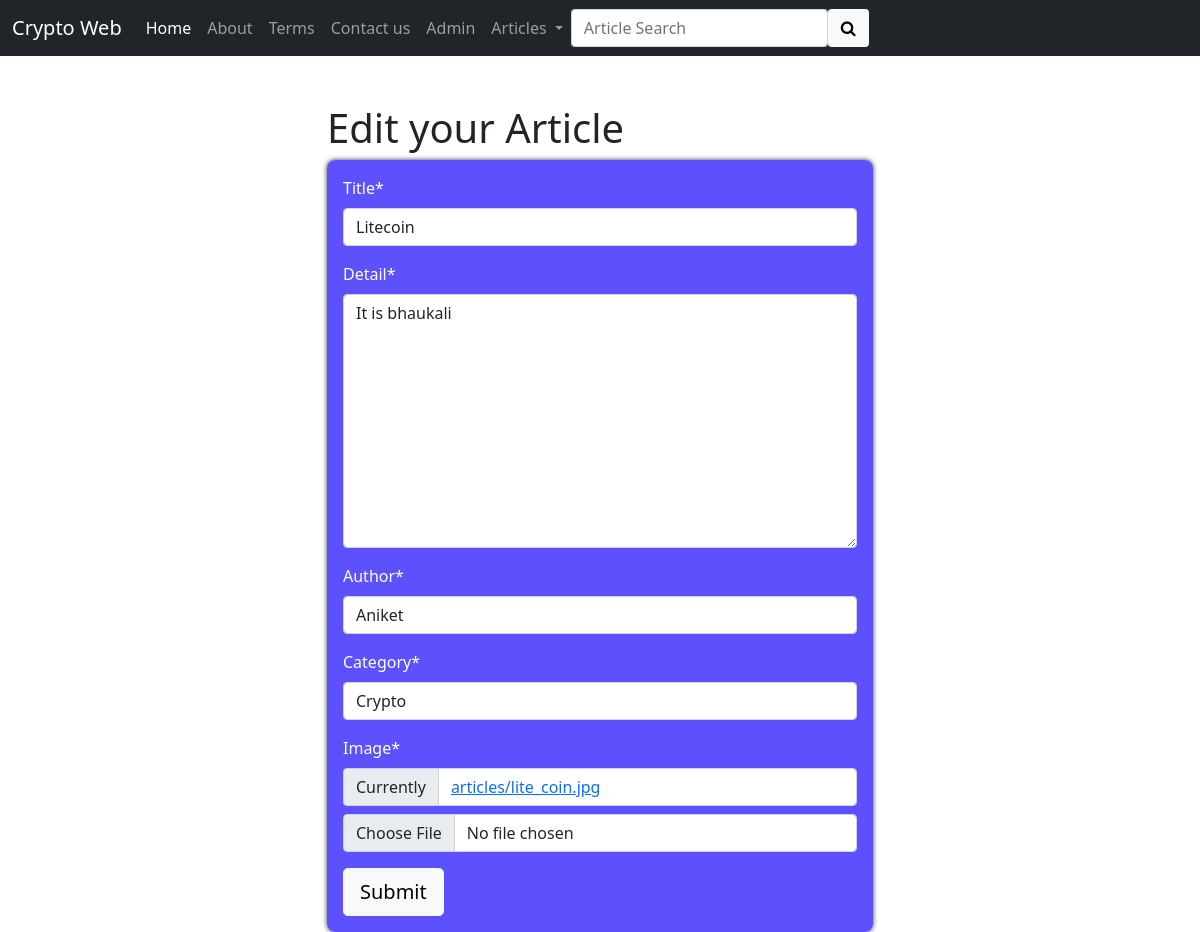
The app's page /article/edit/4/ (signed in) with its own data.
### app/models.py (models this page shows, shortened)
class Article(models.Model):
    title = CharField(max_length=50)
    detail = TextField()
    date = DateTimeField(auto_now=True)
    author = CharField(max_length=25)
    category = CharField(max_length=10)
    image = models.ImageField(upload_to="articles",default="articles/default.jpg")
    class Meta:
        verbose_name = 'Article'
        verbose_name_plural = 'Articles'

### app/views.py (the view)
# urls.py: path('article/edit/<int:id>/',views.article_edit, name="article_edit"),
@login_required
def article_edit(request,id):
    try:
        article = Article.objects.get(id=id)
        if request.method == "POST":
            form = ArticleForm(request.POST,request.FILES,instance=article)
            if form.is_valid():
                form.save()
                messages.success(request,"article updated successfully")
                return redirect("article_detail",id=id)
            else:
                messages.error(request,"article update error")
        else:
            form = ArticleForm(instance=article)
        ctx = {
            'title':"article edit",
            'form':form,
            'id':id,
        }
        return render(request,"article/article_edit.html",ctx)
    except Exception as e:
        print(e)
        return redirect("article_view")

### app/forms.py
class ArticleForm(forms.ModelForm):
    class Meta:
        model = Article
        fields = ('title','detail','author','category','image')

### templates/article/article_edit.html (shortened to what this page needs)
{% extends 'layout/base.html' %}
{% load crispy_forms_tags %}
{% block content %}
<div class="container">
    <div class="row">
        <div class="col-md-6 mx-auto mt-5">
            <h1>Edit your Article</h1>
            <form method="POST" enctype="multipart/form-data" class="form1 text-white">
                {{form|crispy}}
                <button class="btn btn-light btn-lg">Submit</button>
            </form>
        </div>
    </div>
</div>
{% endblock content %}

### templates/article/article_edit.html (style rules this page uses)
.form1 { padding: 1rem; background-color: rgba(71, 58, 253, 0.883); border-radius: .5rem; box-shadow: 0 0 5px #333; }

### records on screen
Article: title "Litecoin", detail "It is bhaukali", author "Aniket", category "Crypto"
